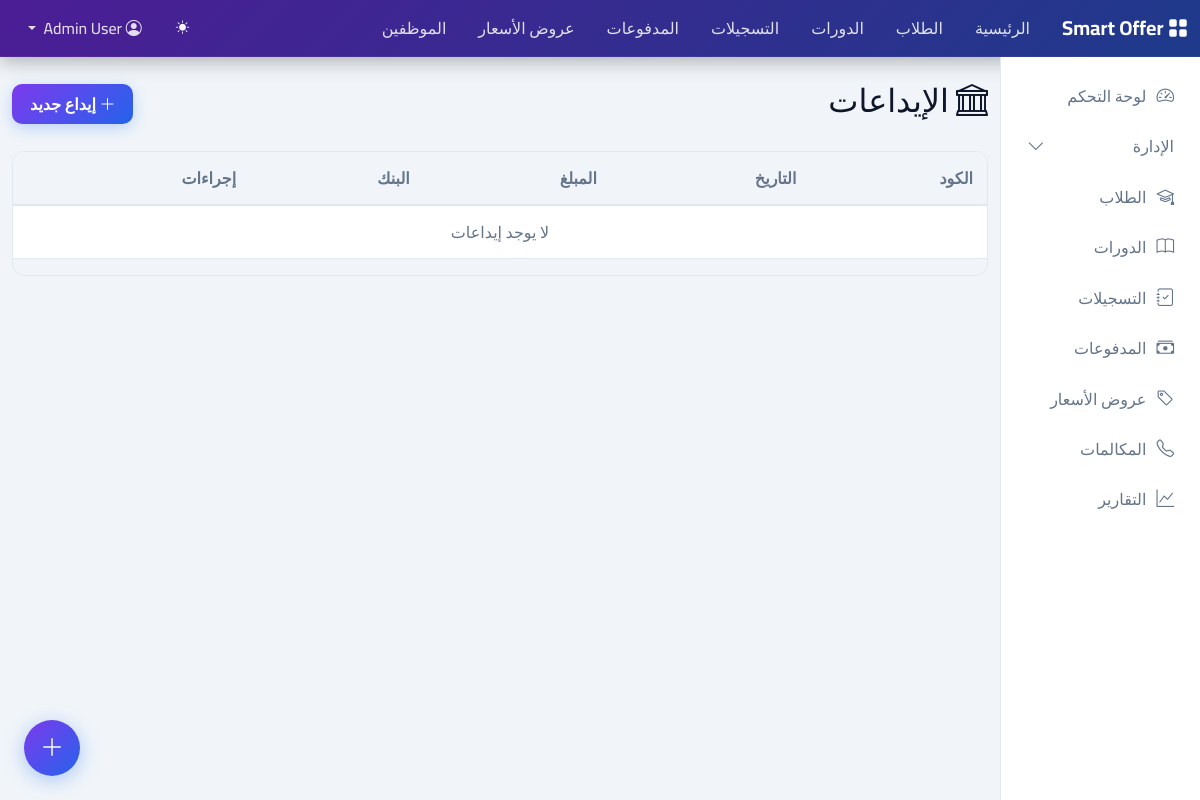
Before: /deposits/ (signed in) with the older database file.
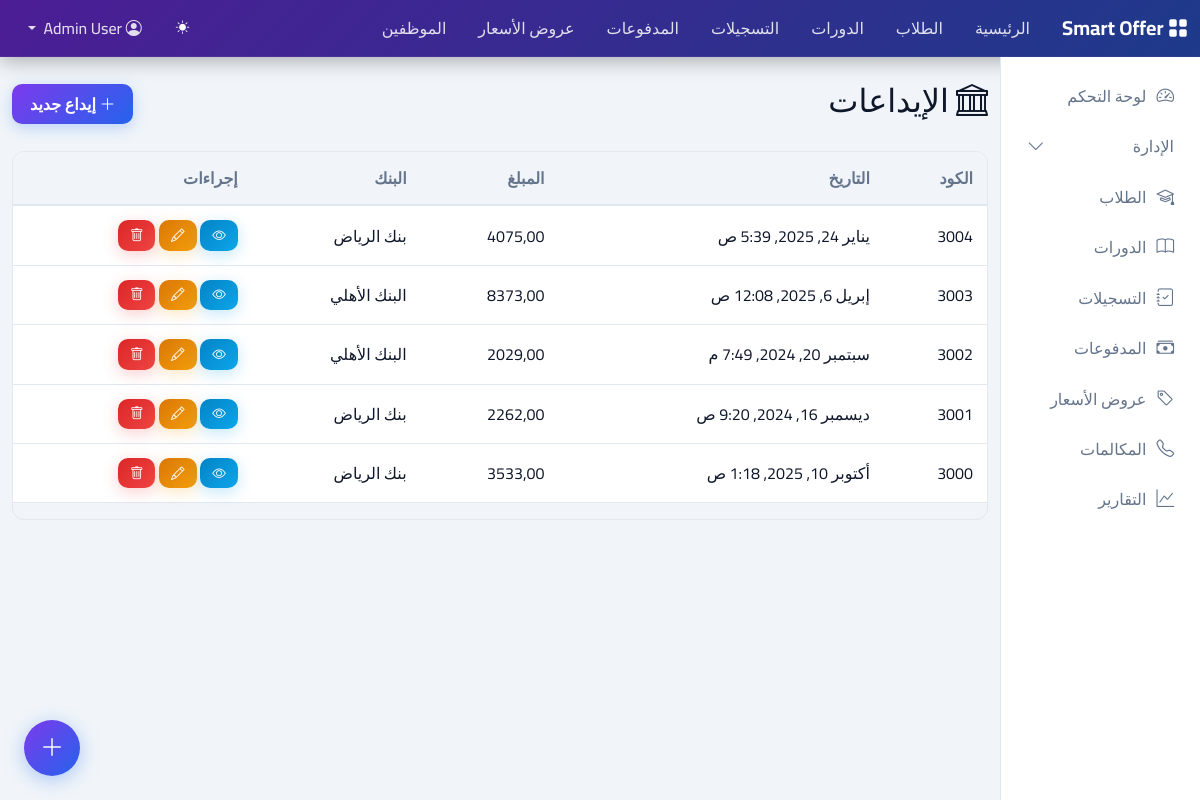
After: the same page with the newer database file.
### finance/models.py (models this page shows, shortened)
class Deposit(models.Model):
    code = models.PositiveBigIntegerField(db_index=True, verbose_name='الكود')
    date = models.DateTimeField(default=timezone.now, db_index=True, verbose_name='التاريخ')
    amount = models.DecimalField(max_digits=12, decimal_places=2, verbose_name='المبلغ')
    bank = models.ForeignKey('core.Bank', on_delete=models.PROTECT, null=True, blank=True, db_index=True, verbose_name='البنك')
    note = models.TextField(blank=True, verbose_name='ملاحظات')
    last_person = models.ForeignKey('accounts.Person', on_delete=models.SET_NULL, null=True, blank=True, verbose_name='آخر تعديل')
    last_update = models.DateTimeField(auto_now=True, verbose_name='تاريخ التعديل')
    created_at = models.DateTimeField(auto_now_add=True)
    class Meta:
        verbose_name = 'إيداع'
        verbose_name_plural = 'الإيداعات'
        ordering = ['-created_at']

### core/models.py (models this page shows, shortened)
class Bank(models.Model):
    branch = models.ForeignKey(Branch, on_delete=models.PROTECT, related_name='banks', verbose_name='الفرع')
    name = models.CharField(max_length=255, verbose_name='اسم البنك')
    account_number = models.CharField(max_length=100, verbose_name='رقم الحساب')
    iban = models.CharField(max_length=100, blank=True, verbose_name='IBAN')
    swift = models.CharField(max_length=50, blank=True, verbose_name='SWIFT')
    created_at = models.DateTimeField(auto_now_add=True)
    updated_at = models.DateTimeField(auto_now=True)
    class Meta:
        verbose_name = 'بنك'
        verbose_name_plural = 'البنوك'
        ordering = ['name']

### finance/views.py (the view)
# urls.py: path('deposits/', DepositListView.as_view(), name='deposit-list'),
class DepositListView(LoginRequiredMixin, ListView):
    model = Deposit
    template_name = 'finance/deposit_list.html'
    context_object_name = 'deposits'
    paginate_by = 20
    def get_queryset(self):
        return Deposit.objects.select_related('bank', 'last_person').all()

### accounts/models.py (called while the page is built)
    def get_full_name(self):
        return f"{self.first_name} {self.second_name} {self.third_name} {self.forth_name}".strip()

### finance/templates/finance/deposit_list.html (shortened to what this page needs)
{% extends 'base.html' %}
{% block content %}
<div class="d-flex justify-content-between align-items-center mb-4">
    <h2><i class="bi bi-bank"></i> الإيداعات</h2>
    <a href="{% url 'deposit-create' %}" class="btn btn-primary"><i class="bi bi-plus-lg"></i> إيداع جديد</a>
</div>
<div class="table-responsive">
    <table class="table table-hover align-middle">
        <thead class="table-light">
            <tr>
                <th>الكود</th>
                <th>التاريخ</th>
                <th>المبلغ</th>
                <th>البنك</th>
                <th class="text-start">إجراءات</th>
            </tr>
        </thead>
        <tbody>
            {% for deposit in deposits %}
            <tr>
                <td>{{ deposit.code }}</td>
                <td>{{ deposit.date }}</td>
                <td>{{ deposit.amount }}</td>
                <td>{{ deposit.bank.name|default:'-' }}</td>
                <td class="text-start">
                    <a href="{% url 'deposit-detail' deposit.pk %}" class="btn btn-sm btn-info"><i class="bi bi-eye"></i></a>
                    <a href="{% url 'deposit-update' deposit.pk %}" class="btn btn-sm btn-warning"><i class="bi bi-pencil"></i></a>
                    <a href="{% url 'deposit-delete' deposit.pk %}" class="btn btn-sm btn-danger"><i class="bi bi-trash"></i></a>
                </td>
            </tr>
            {% empty %}
            <tr>
                <td colspan="5" class="text-center text-muted">لا يوجد إيداعات</td>
            </tr>
            {% endfor %}
        </tbody>
    </table>
</div>
{% endblock %}

Changed rows visible on the page:
added Deposit: code "3004", date "يناير 24, 2025, 5:39 ص", amount "4075,00", bank.name "بنك الرياض"
added Deposit: code "3003", date "إبريل 6, 2025, 12:08 ص", amount "8373,00", bank.name "البنك الأهلي"
added Deposit: code "3002", date "سبتمبر 20, 2024, 7:49 م", amount "2029,00", bank.name "البنك الأهلي"
added Deposit: code "3001", date "ديسمبر 16, 2024, 9:20 ص", amount "2262,00", bank.name "بنك الرياض"
added Deposit: code "3000", date "أكتوبر 10, 2025, 1:18 ص", amount "3533,00", bank.name "بنك الرياض"
Other visible differences:
text no longer shown: "لا يوجد إيداعات"
